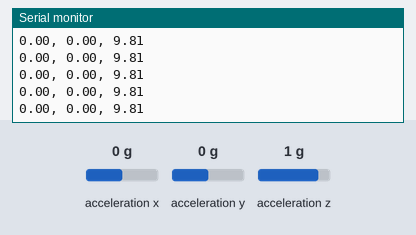
Simulated run of this sketch. Board: Arduino Uno, built with avr-gcc and run on an emulated ATmega328P. On the bench: the last lines printed to the serial monitor. The inputs (shaded band) are chosen by the test bench; at power-on: acceleration x 0 g, acceleration y 0 g, acceleration z 1 g.

Above: at 1.2 s.
1.3 s: acceleration x set to -0.8 g
At 1.8 s:
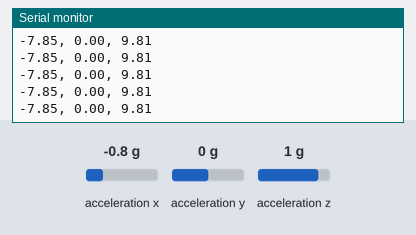
4.3 s: acceleration y set to -1.4 g
At 5.0 s:
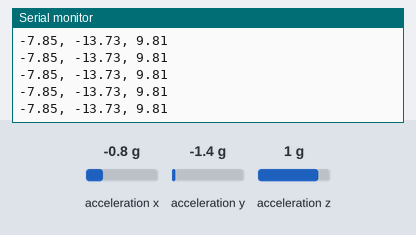
7.3 s: acceleration z set to -1.4 g
At 7.9 s:
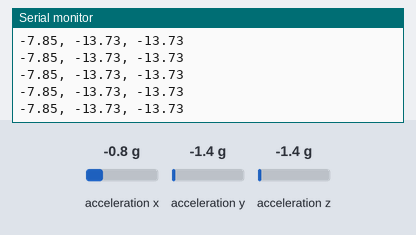

The sketch:

ADXL345_I2C.ino
```cpp
#include <Wire.h>
#include <Adafruit_Sensor.h>
#include <Adafruit_ADXL345_U.h>

// Create the ADXL345 object
Adafruit_ADXL345_Unified accel = Adafruit_ADXL345_Unified(12345);

void setup() {
  Serial.begin(9600);
  if (!accel.begin()) {
    Serial.println("ADXL345 not detected!");
    while (1);
  }
  Serial.println("ADXL345 detected!");

  accel.setRange(ADXL345_RANGE_16_G);
}

void loop() {
  sensors_event_t event;
  accel.getEvent(&event);
  if (0){
	  Serial.print("X: "); Serial.print(event.acceleration.x); Serial.print(" m/s^2 ");
	  Serial.print("Y: "); Serial.print(event.acceleration.y); Serial.print(" m/s^2 ");
	  Serial.print("Z: "); Serial.print(event.acceleration.z); Serial.println(" m/s^2");
  }
  else{
	 Serial.print(event.acceleration.x); Serial.print(", ");
	 Serial.print(event.acceleration.y); Serial.print(", ");
	 Serial.println(event.acceleration.z);
  }
  //delay(10);
}
```

Measured:
- after the input at 1.3 s, the serial monitor: prints a new line after 0.07 s (image 1)
- after the input at 4.3 s, the serial monitor: prints a new line after 0.07 s (image 2)
- after the input at 7.3 s, the serial monitor: prints a new line after 0.09 s (image 3)
